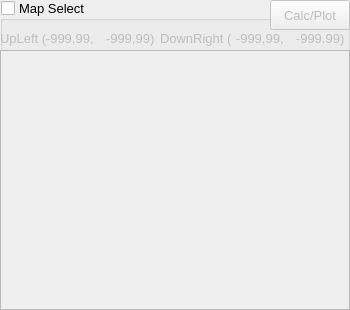
     <widget class="QGroupBox" name="mapOnOff_group">
      <property name="geometry">
       <rect>
        <x>420</x>
        <y>230</y>
        <width>350</width>
        <height>310</height>
       </rect>
      </property>
      <property name="font">
       <font>
        <family>Arial</family>
        <pointsize>10</pointsize>
        <weight>50</weight>
        <bold>false</bold>
       </font>
      </property>
      <property name="toolTip">
       <string>Inside Map, click on the upper left corner and release at the down right corner, then plot</string>
      </property>
      <property name="title">
       <string>Map Select</string>
      </property>
      <property name="checkable">
       <bool>true</bool>
      </property>
      <property name="checked">
       <bool>false</bool>
      </property>
      <widget class="QGraphicsView" name="graphicsView">
       <property name="enabled">
        <bool>true</bool>
       </property>
       <property name="geometry">
        <rect>
         <x>0</x>
         <y>50</y>
         <width>350</width>
         <height>260</height>
        </rect>
       </property>
       <property name="sizePolicy">
        <sizepolicy hsizetype="Fixed" vsizetype="Fixed">
         <horstretch>0</horstretch>
         <verstretch>0</verstretch>
        </sizepolicy>
       </property>
       <property name="minimumSize">
        <size>
         <width>350</width>
         <height>260</height>
        </size>
       </property>
       <property name="maximumSize">
        <size>
         <width>350</width>
         <height>260</height>
        </size>
       </property>
       <property name="baseSize">
        <size>
         <width>350</width>
         <height>260</height>
        </size>
       </property>
       <property name="font">
        <font>
         <family>Arial</family>
         <pointsize>10</pointsize>
         <weight>50</weight>
         <bold>false</bold>
        </font>
       </property>
       <property name="mouseTracking">
        <bool>true</bool>
       </property>
       <property name="toolTip">
        <string/>
       </property>
       <property name="verticalScrollBarPolicy">
        <enum>Qt::ScrollBarAlwaysOff</enum>
       </property>
       <property name="horizontalScrollBarPolicy">
        <enum>Qt::ScrollBarAlwaysOff</enum>
       </property>
       <property name="interactive">
        <bool>true</bool>
       </property>
       <property name="sceneRect">
        <rectf>
         <x>0.000000000000000</x>
         <y>0.000000000000000</y>
         <width>350.000000000000000</width>
         <height>260.000000000000000</height>
        </rectf>
       </property>
       <property name="alignment">
        <set>Qt::AlignJustify|Qt::AlignVCenter</set>
       </property>
       <property name="renderHints">
        <set>QPainter::SmoothPixmapTransform|QPainter::TextAntialiasing</set>
       </property>
       <property name="transformationAnchor">
        <enum>QGraphicsView::AnchorViewCenter</enum>
       </property>
       <property name="resizeAnchor">
        <enum>QGraphicsView::AnchorViewCenter</enum>
       </property>
      </widget>
      <widget class="QLabel" name="label_39">
       <property name="geometry">
        <rect>
         <x>0</x>
         <y>30</y>
         <width>50</width>
         <height>17</height>
        </rect>
       </property>
       <property name="font">
        <font>
         <family>Arial</family>
         <pointsize>10</pointsize>
         <weight>50</weight>
         <bold>false</bold>
        </font>
       </property>
       <property name="text">
        <string>UpLeft (</string>
       </property>
       <property name="alignment">
        <set>Qt::AlignLeading|Qt::AlignLeft|Qt::AlignVCenter</set>
       </property>
       <property name="wordWrap">
        <bool>false</bool>
       </property>
       <property name="indent">
        <number>-1</number>
       </property>
      </widget>
      <widget class="QLabel" name="label_115">
       <property name="geometry">
        <rect>
         <x>150</x>
         <y>30</y>
         <width>20</width>
         <height>17</height>
        </rect>
       </property>
       <property name="font">
        <font>
         <family>Arial</family>
         <pointsize>10</pointsize>
         <weight>50</weight>
         <bold>false</bold>
        </font>
       </property>
       <property name="text">
        <string>)</string>
       </property>
       <property name="alignment">
        <set>Qt::AlignLeading|Qt::AlignLeft|Qt::AlignVCenter</set>
       </property>
       <property name="wordWrap">
        <bool>false</bool>
       </property>
       <property name="indent">
        <number>-1</number>
       </property>
      </widget>
      <widget class="QLabel" name="mapLat_up">
       <property name="geometry">
        <rect>
         <x>40</x>
         <y>30</y>
         <width>50</width>
         <height>17</height>
        </rect>
       </property>
       <property name="font">
        <font>
         <family>Arial</family>
         <pointsize>10</pointsize>
         <weight>50</weight>
         <bold>false</bold>
        </font>
       </property>
       <property name="text">
        <string>-999,99</string>
       </property>
       <property name="alignment">
        <set>Qt::AlignRight|Qt::AlignTrailing|Qt::AlignVCenter</set>
       </property>
       <property name="wordWrap">
        <bool>false</bool>
       </property>
       <property name="indent">
        <number>-1</number>
       </property>
      </widget>
      <widget class="QLabel" name="mapLon_Left">
       <property name="geometry">
        <rect>
         <x>100</x>
         <y>30</y>
         <width>50</width>
         <height>17</height>
        </rect>
       </property>
       <property name="font">
        <font>
         <family>Arial</family>
         <pointsize>10</pointsize>
         <weight>50</weight>
         <bold>false</bold>
        </font>
       </property>
       <property name="text">
        <string>-999,99</string>
       </property>
       <property name="alignment">
        <set>Qt::AlignRight|Qt::AlignTrailing|Qt::AlignVCenter</set>
       </property>
       <property name="wordWrap">
        <bool>false</bool>
       </property>
       <property name="indent">
        <number>-1</number>
       </property>
      </widget>
      <widget class="QLabel" name="mapLat_Down">
       <property name="geometry">
        <rect>
         <x>230</x>
         <y>30</y>
         <width>50</width>
         <height>17</height>
        </rect>
       </property>
       <property name="font">
        <font>
         <family>Arial</family>
         <pointsize>10</pointsize>
         <weight>50</weight>
         <bold>false</bold>
        </font>
       </property>
       <property name="text">
        <string>-999,99</string>
       </property>
       <property name="alignment">
        <set>Qt::AlignRight|Qt::AlignTrailing|Qt::AlignVCenter</set>
       </property>
       <property name="wordWrap">
        <bool>false</bool>
       </property>
       <property name="indent">
        <number>-1</number>
       </property>
      </widget>
      <widget class="QLabel" name="mapLon_right">
       <property name="geometry">
        <rect>
         <x>290</x>
         <y>30</y>
         <width>50</width>
         <height>17</height>
        </rect>
       </property>
       <property name="font">
        <font>
         <family>Arial</family>
         <pointsize>10</pointsize>
         <weight>50</weight>
         <bold>false</bold>
        </font>
       </property>
       <property name="text">
        <string>-999.99</string>
       </property>
       <property name="alignment">
        <set>Qt::AlignRight|Qt::AlignTrailing|Qt::AlignVCenter</set>
       </property>
       <property name="wordWrap">
        <bool>false</bool>
       </property>
       <property name="indent">
        <number>-1</number>
       </property>
      </widget>
      <widget class="QPushButton" name="plotMapButton">
       <property name="geometry">
        <rect>
         <x>270</x>
         <y>0</y>
         <width>80</width>
         <height>30</height>
        </rect>
       </property>
       <property name="font">
        <font>
         <family>Arial</family>
         <pointsize>10</pointsize>
         <weight>50</weight>
         <bold>false</bold>
        </font>
       </property>
       <property name="text">
        <string>Calc/Plot</string>
       </property>
      </widget>
      <widget class="QLabel" name="label_154">
       <property name="geometry">
        <rect>
         <x>90</x>
         <y>30</y>
         <width>10</width>
         <height>17</height>
        </rect>
       </property>
       <property name="font">
        <font>
         <family>Arial</family>
         <pointsize>10</pointsize>
         <weight>50</weight>
         <bold>false</bold>
        </font>
       </property>
       <property name="text">
        <string>,</string>
       </property>
       <property name="alignment">
        <set>Qt::AlignLeading|Qt::AlignLeft|Qt::AlignVCenter</set>
       </property>
       <property name="wordWrap">
        <bool>false</bool>
       </property>
       <property name="indent">
        <number>-1</number>
       </property>
      </widget>
      <widget class="QLabel" name="label_155">
       <property name="geometry">
        <rect>
         <x>280</x>
         <y>30</y>
         <width>10</width>
         <height>17</height>
        </rect>
       </property>
       <property name="font">
        <font>
         <family>Arial</family>
         <pointsize>10</pointsize>
         <weight>50</weight>
         <bold>false</bold>
        </font>
       </property>
       <property name="text">
        <string>,</string>
       </property>
       <property name="alignment">
        <set>Qt::AlignLeading|Qt::AlignLeft|Qt::AlignVCenter</set>
       </property>
       <property name="wordWrap">
        <bool>false</bool>
       </property>
       <property name="indent">
        <number>-1</number>
       </property>
      </widget>
      <widget class="QLabel" name="label_156">
       <property name="geometry">
        <rect>
         <x>340</x>
         <y>30</y>
         <width>10</width>
         <height>17</height>
        </rect>
       </property>
       <property name="font">
        <font>
         <family>Arial</family>
         <pointsize>10</pointsize>
         <weight>50</weight>
         <bold>false</bold>
        </font>
       </property>
       <property name="text">
        <string>)</string>
       </property>
       <property name="alignment">
        <set>Qt::AlignLeading|Qt::AlignLeft|Qt::AlignVCenter</set>
       </property>
       <property name="wordWrap">
        <bool>false</bool>
       </property>
       <property name="indent">
        <number>-1</number>
       </property>
      </widget>
      <widget class="QLabel" name="label_157">
       <property name="geometry">
        <rect>
         <x>160</x>
         <y>30</y>
         <width>80</width>
         <height>17</height>
        </rect>
       </property>
       <property name="font">
        <font>
         <family>Arial</family>
         <pointsize>10</pointsize>
         <weight>50</weight>
         <bold>false</bold>
        </font>
       </property>
       <property name="text">
        <string>DownRight (</string>
       </property>
       <property name="alignment">
        <set>Qt::AlignLeading|Qt::AlignLeft|Qt::AlignVCenter</set>
       </property>
       <property name="wordWrap">
        <bool>false</bool>
       </property>
       <property name="indent">
        <number>-1</number>
       </property>
      </widget>
     </widget>
